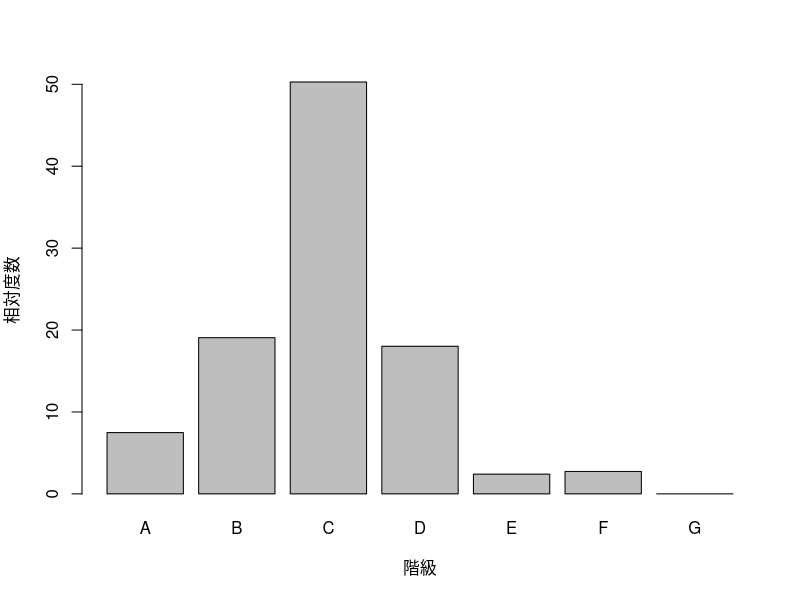

The R source for this figure:
#問1
#(1)
100 - sum(c(0.93, 5.25, 35.8, 38.27, 5.25, 0.62)) #13.88

#(2)
#度数分布表から中央値を求める
# -> 累積度数から50%が含まれる区間を特する
france<- c(0.93, 5.25, 35.80, 38.27, 13.88, 5.25, 0.62)
cumsum(france)
idx <- 1
for(is_upper50 in ifelse(cumsum(france) >= 50, TRUE, FALSE)){
  if(is_upper50) break
  idx <- idx + 1
}
idx #4

#(3)
barplot(c(7.48, 19.07, 50.28, 18.02, 2.41, 2.74, 0.00),
        names.arg = c('A', 'B', 'C', 'D', 'E', 'F', 'G'),
        ylab = "相対度数", xlab = "階級")

#問2
#(2)
#回帰係数のt値 = 回帰係数/標準誤差
# -> 標準誤差 = 回帰係数 / t値
-2.7608/(-9.0938)

#(3)
#回帰式の計算
20.0209 - 2.7608 * 6.10

#問3
#(1)
cabbage <- c(215, 256, 183, 154, 149, 174, 
             230, 356, 218, 242, 213, 180)
#中央値
median(cabbage) #214
#変動係数 = 標準偏差/平均
sd(cabbage)/mean(cabbage) #0.261

#問10
#(1)
p <- 1-pnorm(60, mean=50, sd=10)

#(2)
dbinom(1, 5, p)

#(2)
1-pnorm(2, mean=0, sd=10/sqrt(5))

#問11
#(1)
#ポアソン分布は、平均=分散=λ
#(2)
ppois(0, lambda = 518/365)

#問12
#(2)
#回帰係数βについて
#帰無仮説：β=-1, 対立仮説：β≠-1の統計検定量
#t = (β'-β0)/標準誤差
(-4.89615+1)/0.28922

#問13
#(1)
#母比率の95%信頼区間
#p± Zα√(p(1-p)/n)
p <- 0.483
d <- qnorm(0.975)*sqrt(p*(1-p)/1897)
c(p-d, p+d) 

#(2)
#母比率の差の95%信頼区間
#(p1-p2)± Zα√((p1(1-p1)/n1)+(p2(1-p2)/n2))
p1 <- 0.483
p2 <- 0.416
d<- qnorm(0.975)*sqrt(p1*(1-p1)/1897+p2*(1-p2)/1925)
c((p1-p2)-d, (p1-p2)+d)

#問15
#適合度の検定
#理論値からの実測値のズレを算出し、カイ二乗検定する
#カイ二乗値 = (実測値-理論値)^2/理論値
P <- c(0.2, 0.3, 0.5)
tv <- P*50
X2 <- (tv[1]-5)^2/tv[1]+(tv[2]-12)^2/tv[2]+(tv[3]-33)^2/tv[3] #5.66
1-pchisq(5.66, 2) #0.06->有意水準5%で棄却できない

#問16
#一元配置分散分析
#水準間平方和と残差平方和を算出し、F-検定する
#F = (水準間平方和/水準間自由度)/(残差平方和/残差自由度)
F <- (2785835/5)/(1556194/77) #27.568
1-pf(F, 5, 77) #6.661338e-16
